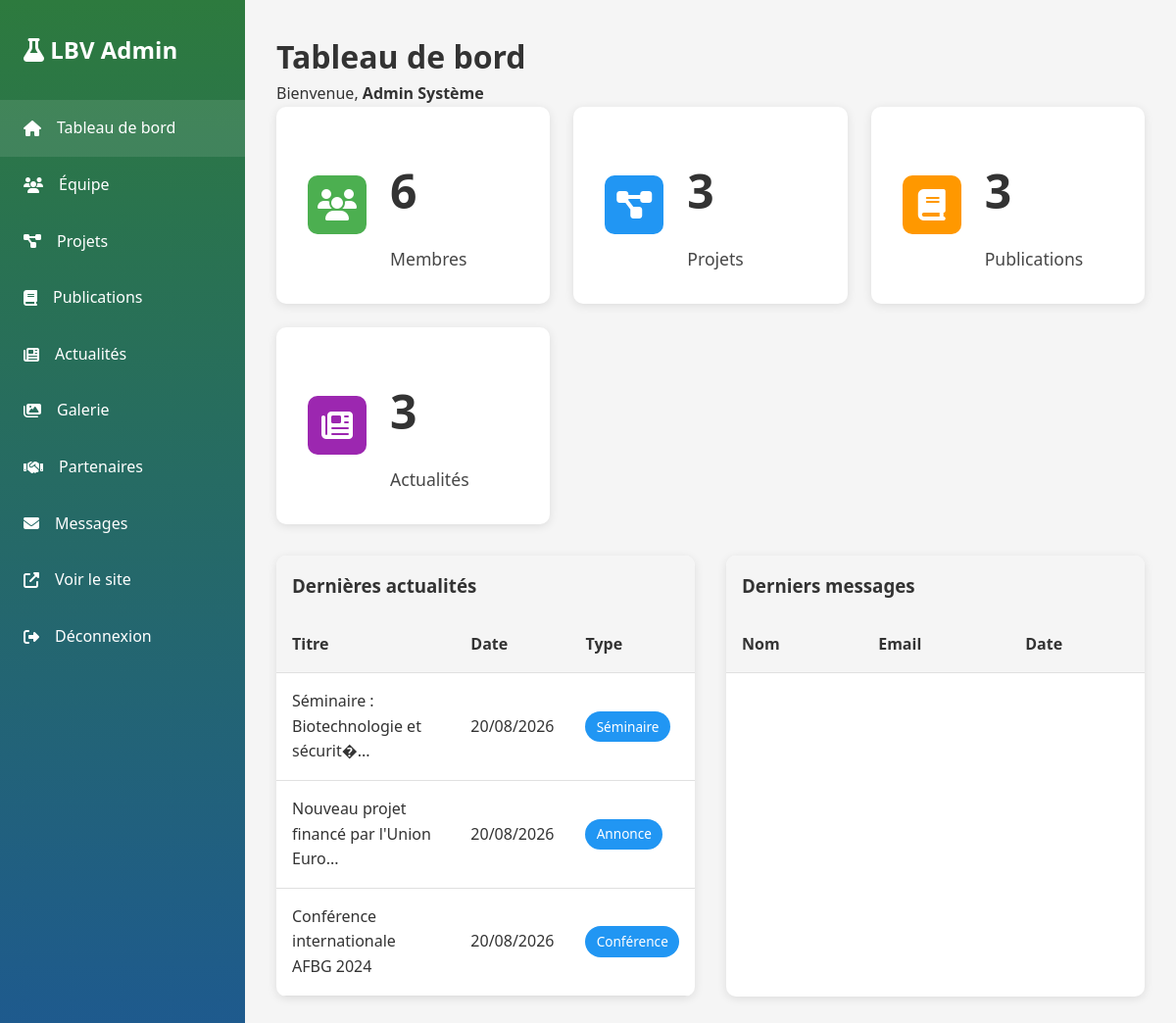
The page /admin1/dashboard.php (signed in) on the database its author committed.
### tables this page shows
CREATE TABLE actualites (
    id INT AUTO_INCREMENT PRIMARY KEY,
    titre VARCHAR(255) NOT NULL,
    contenu TEXT NOT NULL,
    type ENUM('Séminaire', 'Conférence', 'Événement', 'Annonce', 'Autre') DEFAULT 'Annonce',
    date_evenement DATE NULL,
    lieu VARCHAR(255) NULL,
    image VARCHAR(255) NULL,
    publie TINYINT(1) NOT NULL DEFAULT 1,
    date_publication DATETIME DEFAULT CURRENT_TIMESTAMP,
    date_modification TIMESTAMP DEFAULT CURRENT_TIMESTAMP ON UPDATE CURRENT_TIMESTAMP
);

### db_config.php (called while the page is built, shortened)
<?php
function h($string) {
    return htmlspecialchars($string, ENT_QUOTES, 'UTF-8');
}
function formatDate($date, $format = 'd/m/Y') {
    return date($format, strtotime($date));
}
function truncate($text, $length = 100, $suffix = '...') {
    if (strlen($text) <= $length) {
        return $text;
    }
    return substr($text, 0, $length) . $suffix;
}
?>

### admin1/dashboard.php (the view, shortened to what this page needs)
<?php
require_once '../db_config.php';
$stats = [];
$stats['membres'] = $pdo->query("SELECT COUNT(*) FROM membres WHERE actif = 1")->fetchColumn();
$stats['projets'] = $pdo->query("SELECT COUNT(*) FROM projets")->fetchColumn();
$stats['publications'] = $pdo->query("SELECT COUNT(*) FROM publications")->fetchColumn();
$stats['actualites'] = $pdo->query("SELECT COUNT(*) FROM actualites WHERE publie = 1")->fetchColumn();
$stats['messages'] = $pdo->query("SELECT COUNT(*) FROM messages_contact WHERE lu = 0")->fetchColumn();
$dernieres_actualites = $pdo->query("SELECT * FROM actualites ORDER BY date_publication DESC LIMIT 5")->fetchAll();
?>
<!DOCTYPE html>
<html lang="fr">
<head>
    <link rel="stylesheet" href="<?php echo SITE_URL; ?>/css/style.css">
    <link rel="stylesheet" href="https://cdnjs.cloudflare.com/ajax/libs/font-awesome/6.4.0/css/all.min.css">
</head>
<body>
    <div class="admin-dashboard">
        <aside class="admin-sidebar">
            <h2><i class="fas fa-flask"></i> LBV Admin</h2>
            <nav class="admin-nav">
                <ul>
                    <li><a href="dashboard.php" class="active"><i class="fas fa-home"></i> Tableau de bord</a></li>
                    <li><a href="admin_equipe.php"><i class="fas fa-users"></i> Équipe</a></li>
                    <li><a href="admin_projets.php"><i class="fas fa-project-diagram"></i> Projets</a></li>
                    <li><a href="admin_publications.php"><i class="fas fa-book"></i> Publications</a></li>
                    <li><a href="admin_actualites.php"><i class="fas fa-newspaper"></i> Actualités</a></li>
                    <li><a href="admin_galerie.php"><i class="fas fa-images"></i> Galerie</a></li>
                    <li><a href="admin_partenaires.php"><i class="fas fa-handshake"></i> Partenaires</a></li>
                    <li><a href="admin_messages.php"><i class="fas fa-envelope"></i> Messages
                    </a></li>
                    <li><a href="<?php echo SITE_URL; ?>" target="_blank"><i class="fas fa-external-link-alt"></i> Voir le site</a></li>
                    <li><a href="logout.php"><i class="fas fa-sign-out-alt"></i> Déconnexion</a></li>
                </ul>
            </nav>
        </aside>
        <main class="admin-main">
            <div class="admin-header">
                <h1>Tableau de bord</h1>
                <p>Bienvenue, <strong><?php echo h($_SESSION['admin_nom']); ?></strong></p>
            </div>
            <div class="dashboard-stats">
                <div class="stat-box">
                    <div class="stat-box-icon" style="background: #4caf50;">
                        <i class="fas fa-users"></i>
                    </div>
                    <div>
                        <div class="stat-number"><?php echo $stats['membres']; ?></div>
                        <div class="stat-label">Membres</div>
                    </div>
                </div>
                <div class="stat-box">
                    <div class="stat-box-icon" style="background: #2196f3;">
                        <i class="fas fa-project-diagram"></i>
                    </div>
                    <div>
                        <div class="stat-number"><?php echo $stats['projets']; ?></div>
                        <div class="stat-label">Projets</div>
                    </div>
                </div>
                <div class="stat-box">
                    <div class="stat-box-icon" style="background: #ff9800;">
                        <i class="fas fa-book"></i>
                    </div>
                    <div>
                        <div class="stat-number"><?php echo $stats['publications']; ?></div>
                        <div class="stat-label">Publications</div>
                    </div>
                </div>
                <div class="stat-box">
                    <div class="stat-box-icon" style="background: #9c27b0;">
                        <i class="fas fa-newspaper"></i>
                    </div>
                    <div>
                        <div class="stat-number"><?php echo $stats['actualites']; ?></div>
                        <div class="stat-label">Actualités</div>
                    </div>
                </div>
            </div>
            <div style="display: grid; grid-template-columns: 1fr 1fr; gap: 2rem; margin-top: 2rem;">
                <div class="admin-table">
                    <h3 style="padding: 1rem; background: var(--light-gray); margin: 0;">Dernières actualités</h3>
                    <table>
                        <thead>
                            <tr>
                                <th>Titre</th>
                                <th>Date</th>
                                <th>Type</th>
                            </tr>
                        </thead>
                        <tbody>
                            <?php foreach ($dernieres_actualites as $actu): ?>
                            <tr>
                                <td><?php echo h(truncate($actu['titre'], 40)); ?></td>
                                <td><?php echo formatDate($actu['date_publication']); ?></td>
                                <td><span class="badge badge-info"><?php echo h($actu['type']); ?></span></td>
                            </tr>
                            <?php endforeach; ?>
                        </tbody>
                    </table>
                </div>
                <div class="admin-table">
                    <h3 style="padding: 1rem; background: var(--light-gray); margin: 0;">Derniers messages</h3>
                    <table>
                        <thead>
                            <tr>
                                <th>Nom</th>
                                <th>Email</th>
                                <th>Date</th>
                            </tr>
                        </thead>
                    </table>
                </div>
            </div>
        </main>
    </div>
</body>
</html>

### css/style.css (style rules this page uses)
* { margin: 0; padding: 0; box-sizing: border-box; }
:root { --primary-color: #2d7a3e; --secondary-color: #1e5a8e; --accent-color: #4caf50; --light-green: #e8f5e9; --light-blue: #e3f2fd; --dark-text: #333333; --gray-text: #666666; --light-gray: #f5f5f5; --white: #ffffff; --border-color: #e0e0e0; --shadow: 0 2px 10px rgba(0,0,0,0.1); --shadow-hover: 0 4px 20px rgba(0,0,0,0.15); --transition: all 0.3s ease; }
body { font-family: 'Segoe UI', Tahoma, Geneva, Verdana, sans-serif; font-size: 16px; line-height: 1.6; color: var(--dark-text); background-color: var(--white); }
a { color: var(--primary-color); text-decoration: none; transition: var(--transition); }
.stat-number { font-size: 3rem; font-weight: 700; margin: 1rem 0; }
.stat-label { font-size: 1.1rem; opacity: 0.9; }
.badge { display: inline-block; padding: 0.3rem 0.7rem; border-radius: 20px; font-size: 0.85rem; font-weight: 500; }
.badge-info { background: #2196f3; color: var(--white); }
.admin-dashboard { display: grid; grid-template-columns: 250px 1fr; min-height: 100vh; }
.admin-sidebar { background: linear-gradient(180deg, var(--primary-color), var(--secondary-color)); color: var(--white); padding: 2rem 0; }
.admin-sidebar h2 { padding: 0 1.5rem; margin-bottom: 2rem; }
.admin-nav { list-style: none; }
.admin-nav a { display: flex; align-items: center; gap: 1rem; padding: 1rem 1.5rem; color: var(--white); transition: var(--transition); }
.admin-nav a:hover, .admin-nav a.active { background: rgba(255, 255, 255, 0.1); }
.admin-main { padding: 2rem; background: var(--light-gray); }
.dashboard-stats { display: grid; grid-template-columns: repeat(auto-fit, minmax(250px, 1fr)); gap: 1.5rem; margin-bottom: 2rem; }
.stat-box { background: var(--white); padding: 2rem; border-radius: 10px; box-shadow: var(--shadow); display: flex; align-items: center; gap: 1.5rem; }
.stat-box-icon { width: 60px; height: 60px; border-radius: 10px; display: flex; align-items: center; justify-content: center; font-size: 2rem; color: var(--white); }
.admin-table { width: 100%; background: var(--white); border-radius: 10px; overflow: hidden; box-shadow: var(--shadow); }
.admin-table table { width: 100%; border-collapse: collapse; }
.admin-table th, .admin-table td { padding: 1rem; text-align: left; border-bottom: 1px solid var(--border-color); }
.admin-table th { background: var(--light-gray); font-weight: 600; }

### rows shown on the page
actualites: titre "Séminaire : Biotechnologie et sécurit�...", date_publication "20/08/2026", type "Séminaire"
actualites: titre "Nouveau projet financé par l'Union Euro...", date_publication "20/08/2026", type "Annonce"
actualites: titre "Conférence internationale AFBG 2024", date_publication "20/08/2026", type "Conférence"

### other values the page prints
$_SESSION['admin_nom'] "Admin Système"
$stats['membres'] "6"
$stats['projets'] "3"
$stats['publications'] "3"
$stats['actualites'] "3"
